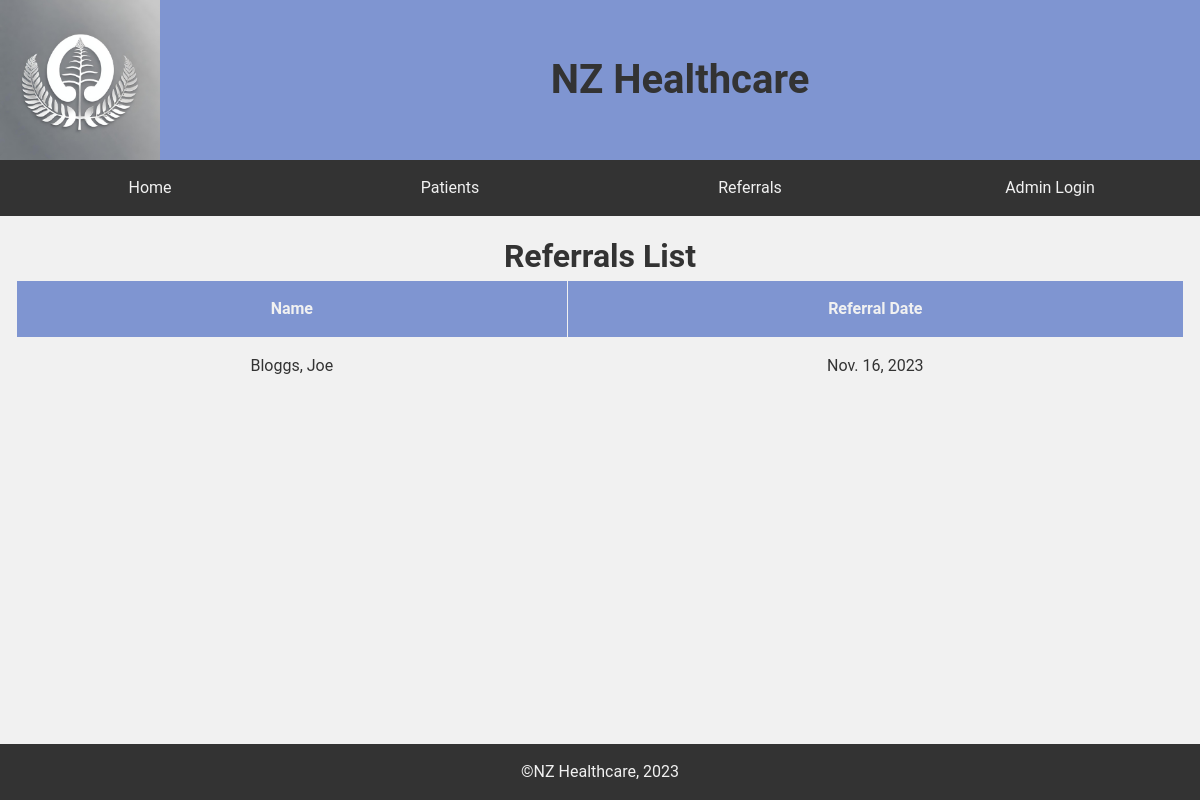
The page /referrals/ (signed in) on the database its author committed.
### patients/models.py (models this page shows)
class Referral(models.Model):
    patient = models.ForeignKey(Patient, on_delete=models.CASCADE)
    referral_date = models.DateField()
    referrer_name = models.CharField(max_length=150)
    referral_reason = models.TextField(max_length=150)
    note = models.TextField()
    document = models.FileField(
        upload_to='referral_documents/', null=True, blank=True)

class Patient(models.Model):
    first_name = models.CharField(max_length=50)
    last_name = models.CharField(max_length=80)
    phone_number = models.CharField(max_length=12)
    date_of_birth = models.DateField()

### patients/views.py (the view)
# urls.py: path('referrals/', views.referrals_list, name='referrals_list'),
@login_required
def referrals_list(request):
    referrals = Referral.objects.all()
    return render(request, 'referrals_list.html', {'referrals': referrals})

### patients/templates/referrals_list.html
{% extends 'base.html' %} {% block title %}Referrals List - NZ Healthcare{% endblock %} {% block content %}
<h1>Referrals List</h1>
<table>
  <tr>
    <th>Name</th>
    <th>Referral Date</th>
  </tr>
  {% for referral in referrals %}
  <tr onclick="window.location.href='{% url 'referral_detail' referral.id %}'" style="cursor: pointer;">
    <td> {{ referral.patient.last_name }}, {{ referral.patient.first_name }} </td>
    <td> {{ referral.referral_date }} </td>
  </tr>
  {% endfor %}
</table>
{% endblock %}

### static/css/styles.css (style rules this page uses)
* { margin: 0; padding: 0; box-sizing: border-box; }
body { font-family: 'Roboto', sans-serif; font-size: 1em; line-height: 1.5; color: #333; background-color: #f1f1f1; }
table { border-collapse: collapse; width: 100%; }
th, td { border: 1px solid #f1f1f1; padding: 1em; }
th { background-color: #7f95d1; color: #f1f1f1; }
tr:nth-child(even) { background-color: #f1f1f1; }

### rows shown on the page
Referral: patient.last_name "Bloggs", patient.first_name "Joe", referral_date "Nov. 16, 2023"
